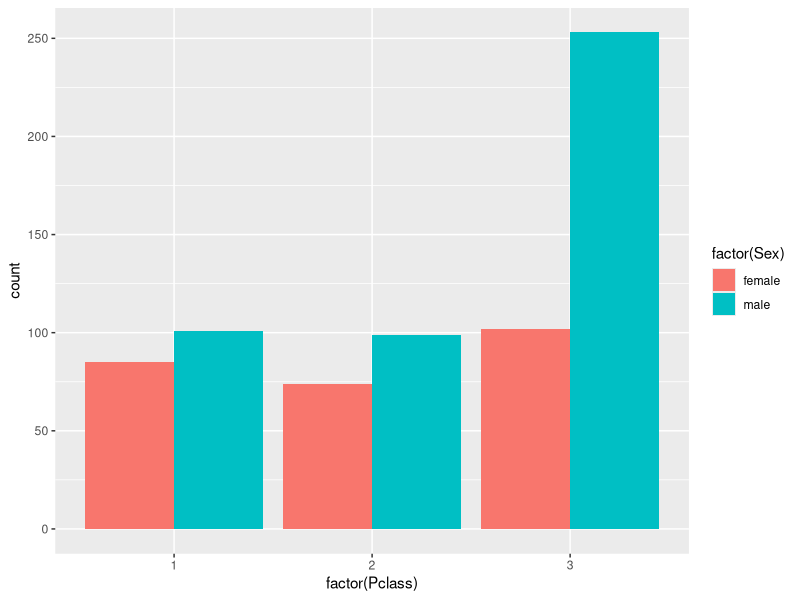
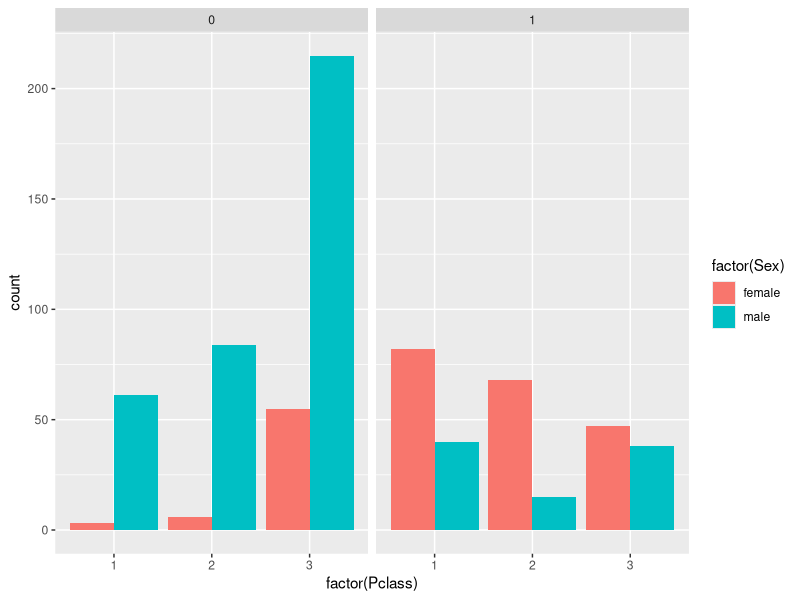
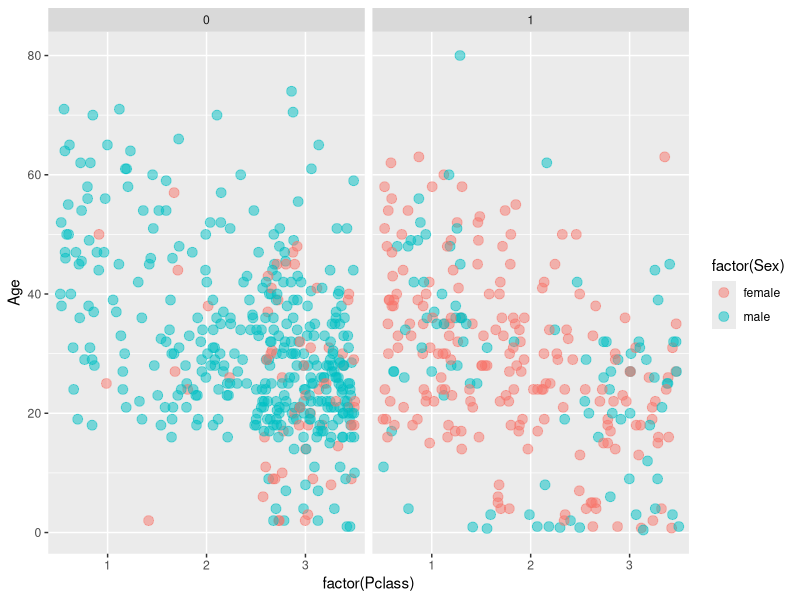

Here is the R script that generated these plots, in order:
# script name: titanic.plot.R
# to run this script, type the below in the bash shell
# RScript script-name

# read the tidy version 
titanic = read.csv(file = "titanic.tidy.csv")

# Check out the structure of titanic

str(titanic)

library("ggplot2")

# Use ggplot() for the first instruction
jpeg(filename = "plot1.jpeg")

ggplot(titanic, aes( x = factor(Pclass), fill = factor(Sex))) +
  geom_bar(position = "dodge")

dev.off()

# Use ggplot() for the second instruction
jpeg(filename = "plot2.jpeg")

ggplot(titanic, aes( x = factor(Pclass), fill = factor(Sex))) +
  geom_bar(position = "dodge") +
  facet_grid(. ~ Survived)
  
dev.off()  

# Position jitter (use below)
posn.j <- position_jitter(0.5, 0)

# Use ggplot() for the last instruction
jpeg(filename = "plot3.jpeg")

ggplot(titanic, aes( x = factor(Pclass), y = Age, col = factor(Sex))) +
  geom_jitter(size = 3, alpha = 0.5 , position = posn.j) +
  facet_grid(. ~ Survived)
  
dev.off()

print("Done!")
